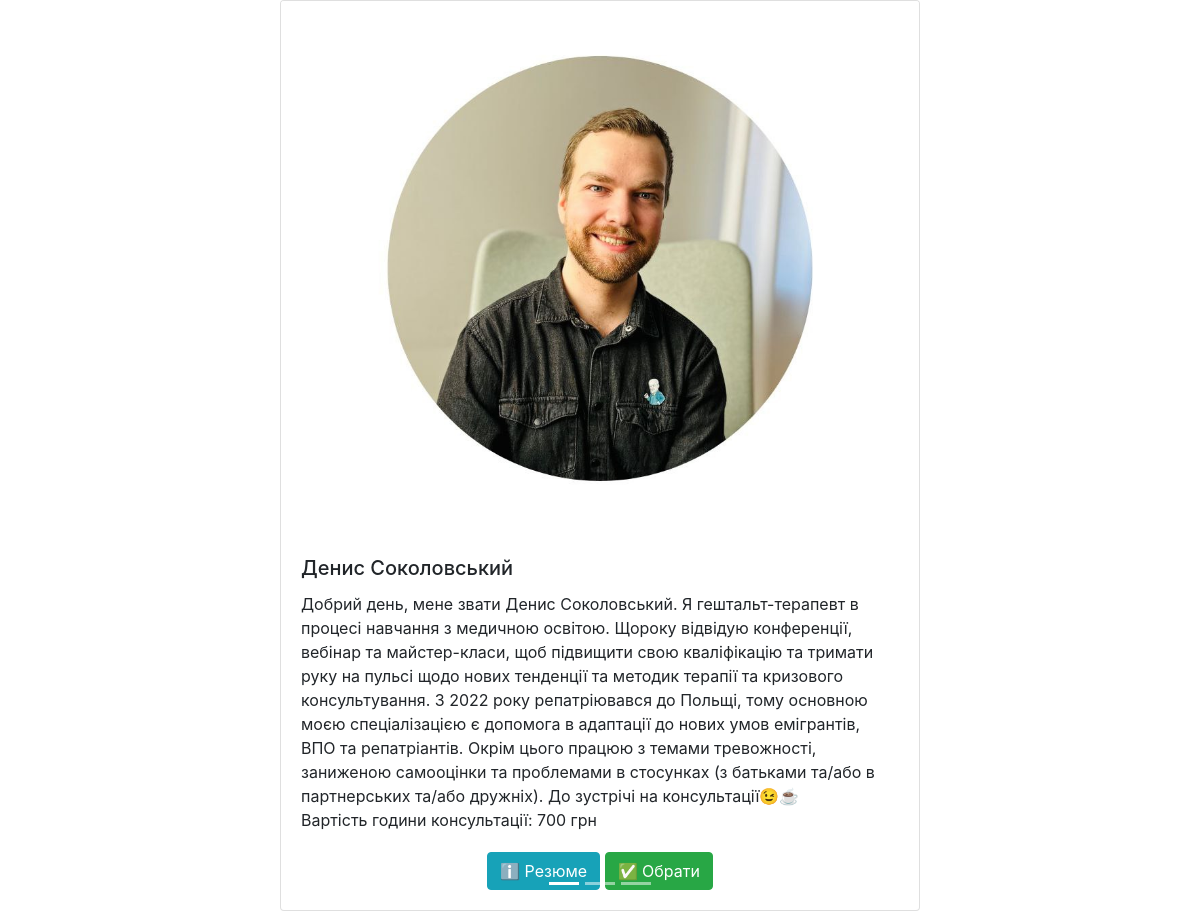
Screenshot of /specialists/find_request/2149 with the database file from the repository.
### app/specialists/models.py (models this page shows, shortened)
class Specialist(db.Model):
    __tablename__ = "specialist"
    id = db.Column(db.Integer, primary_key=True)
    name = db.Column(db.String(255), unique=True, nullable=False)
    description = db.Column(db.String(255))
    cv = db.Column(db.String(255))
    phone = db.Column(db.String(255))
    tags = db.relationship("Tag", secondary='specialist_tag', back_populates="specialists")
    telegram_username = db.Column(db.String(255))
    manychat_username = db.Column(db.String(255))
    cost = db.Column(db.Integer)
    manychat_img = db.Column(db.String(255))
    users = db.relationship("User", secondary='specialist_user', back_populates="specialists")
    @classmethod
    def find_by_request_id(cls, request_id):
        request = Request.get(request_id)
        if request:
            request_tag = request.tag
            if request_tag:
                print('/n/n----------------/n')
                print('find_by_request_id: ', request_tag)
                return cls.query.filter(Specialist.tags.any(id=request_tag.id)).all()
            else:
                print('/n/n----------------/n')
                print('request tag not found')
        else:
            print('/n/n----------------/n')
            print('request not found')
        return []

### app/specialists/routes.py (the view)
@bp.route('/find_request/<int:request_id>', methods=['GET'])
def find_request(request_id):
    from app.requests.models import Request
    r = Request.get(request_id)
    if r:
        print('find_request: ', r)
        specialists = Specialist.find_by_request_id(r.id)
        if specialists:
            return render_template('specialists_cards.html', specialists=specialists, request_id=request_id)
        else:
            print('specialists not found')
            error = 'Спеціалістів не знайдено'
            return redirect(url_for('main.error'), error)
    else:
        print('request not found')
        error = 'Запит не знайдено'
    return redirect(url_for('main.error'), error)

### app/requests/models.py (called while the page is built)
    def __repr__(self):
        return f"Запит {self.id}"

    @classmethod
    def get(cls, id) -> "Request":
        return cls.query.get(id)

### app/tags/models.py (called while the page is built)
    def __repr__(self) -> str:
        return f"{self.name}"

### app/specialists/templates/specialists_cards.html (shortened to what this page needs)
{% extends "base_without_nav.html" %}
{% block content %}
<div class="content" id="specialists_cards">
  <div id="carouselExampleIndicators" class="carousel slide" data-ride="carousel">
    <ol class="carousel-indicators">
      {% for specialist in specialists %}
      <li data-target="#carouselExampleIndicators" data-slide-to="{{ loop.index0 }}" {% if loop.first %}class="active"{% endif %}></li>
      {% endfor %}
    </ol>
    <div class="carousel-inner">
      {% for specialist in specialists %}
        <div class="carousel-item {% if loop.first %}active{% endif %}">
          <div class="card">
            <img class="card-img-top" src="{{ url_for('static', filename='images/' ~ specialist.id ~ '.JPG') }}" alt="Specialist">
            <div class="card-body">
              <h5 class="card-title">{{ specialist.name }}</h5>
              <div class="card-text">
                {{ specialist.description }}
                <p>Вартість години консультації: {{ specialist.cost }} грн</p>
              </div>
              <div class="card_buttons">
                <a href="{{ specialist.cv }}" class="btn btn-info">ℹ️ Резюме</a>
                <a href="{{ url_for('specialists.choose', request_id=request_id, specialist_id=specialist.id) }}" class="btn btn-success">✅ Обрати</a>
              </div>
            </div>
          </div>
        </div>
      {% endfor %}
    </div>
    <a class="carousel-control-prev" href="#carouselExampleIndicators" role="button" data-slide="prev">
      <span class="carousel-control-prev-icon" aria-hidden="true"></span>
    </a>
    <a class="carousel-control-next" href="#carouselExampleIndicators" role="button" data-slide="next">
      <span class="carousel-control-next-icon" aria-hidden="true"></span>
    </a>
  </div>
</div>
{% endblock %}

### app/static/style.css (style rules this page uses)
#specialists_cards { max-width: 640px; margin: 0 auto; }
.card_buttons { margin-top: 20px; text-align: center; }

### rows the page displays
Specialist: id (picture), name "Денис Соколовський", description "Добрий день, мене звати Денис Соколовський. Я гештальт-терапевт в процесі навчання з медичною освітою. Щороку відвідую конференції, вебінар та майстер-класи, щоб підвищити свою кваліфікацію та тримати руку на пульсі щодо нових тенденції та методик терапії та кризового консультування. З 2022 року репатріювався до Польщі, тому основною моєю спеціалізацією є допомога в адаптації до нових умов емігрантів, ВПО та репатріантів. Окрім цього працюю з темами тревожності, заниженою самооцінки та проблемами в стосунках (з батьками та/або в партнерських та/або дружніх). До зустрічі на консультації😉☕️", cost "700"
